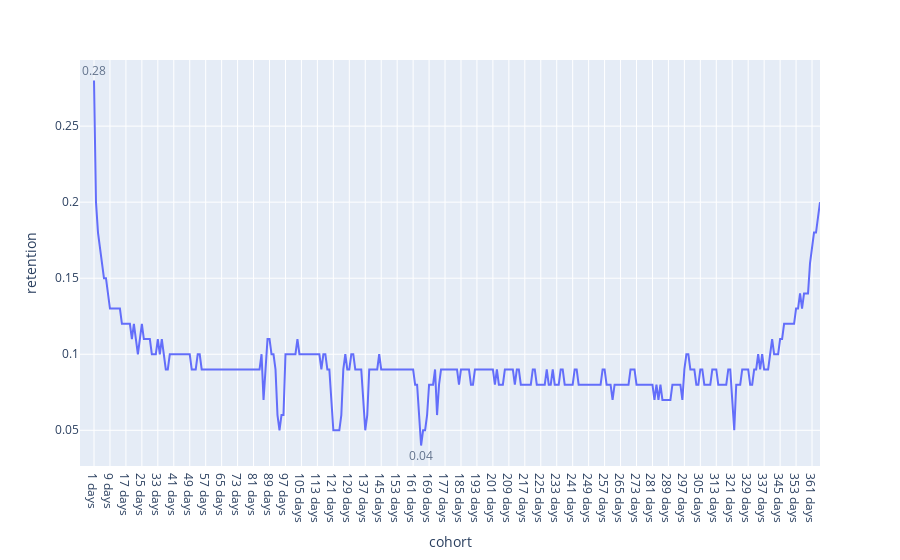

The cell this chart's notebook holds for it:
### Code cell
fig = px.line(retention_df, x='cohort', y='retention')
fig.add_annotation(showarrow=False,
                   align = 'right',
                   x=retention_df.cohort[retention_df.max(axis = 1).idxmax()],
                   y=retention_df.max().retention,
                   text=str(retention_df.max().retention),
                   yshift=10,
                   opacity=0.7)
fig.add_annotation(showarrow=False,
                   align = 'right',
                   x=retention_df.cohort[retention_df.min(axis = 1).idxmin()],
                   y=retention_df.min().retention,
                   text=str(retention_df.min().retention),
                   yshift=-10,
                   opacity=0.7)
fig.show()
fig.write_image("img/retention.png")

### Figure 1 — Plotly figure (JSON) as saved in the notebook; plotly's stock layout.template omitted (floating-point values rounded to 4 significant figures; data arrays with more than 128 entries replaced by an {"elided": "..."} marker saying what was removed)
{"data": [{"hovertemplate": "cohort=%{x}<br>retention=%{y}<extra></extra>", "legendgroup": "", "line": {"color": "#636efa", "dash": "solid"}, "marker": {"symbol": "circle"}, "mode": "lines", "name": "", "orientation": "v", "showlegend": false, "type": "scatter", "x": {"elided": "365 str values"}, "xaxis": "x", "y": {"elided": "365 float values"}, "yaxis": "y"}], "layout": {"annotations": [{"align": "right", "opacity": 0.7, "showarrow": false, "text": "0.28", "x": "1 days", "y": 0.28, "yshift": 10}, {"align": "right", "opacity": 0.7, "showarrow": false, "text": "0.04", "x": "165 days", "y": 0.04, "yshift": -10}], "autosize": true, "legend": {"tracegroupgap": 0}, "margin": {"t": 60}, "xaxis": {"anchor": "y", "autorange": true, "domain": [0, 1], "range": [-8.503, 364], "title": {"text": "cohort"}, "type": "category"}, "yaxis": {"anchor": "x", "autorange": true, "domain": [0, 1], "range": [0.01111, 0.3089], "title": {"text": "retention"}, "type": "linear"}}}
